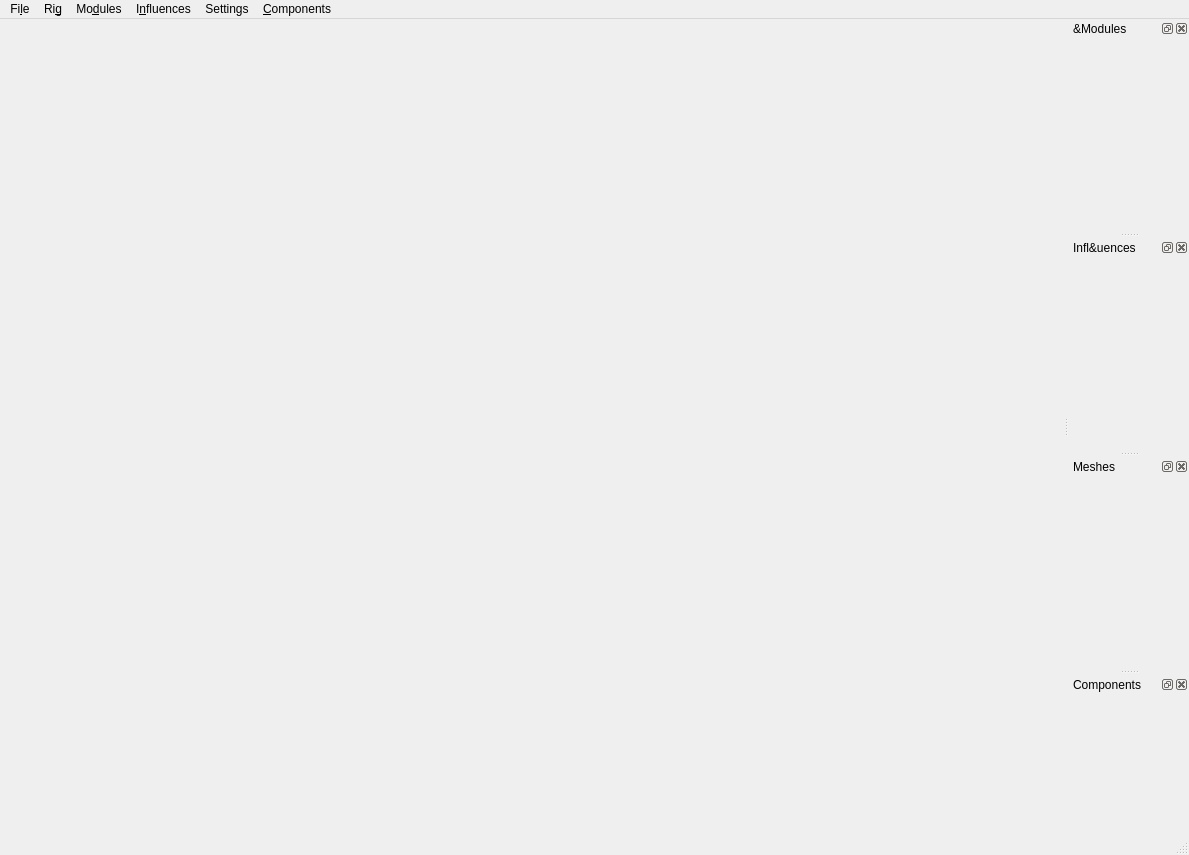
<?xml version="1.0" encoding="UTF-8"?>
<ui version="4.0">
 <class>OpenRiggingToolkit</class>
 <widget class="QMainWindow" name="OpenRiggingToolkit">
  <property name="geometry">
   <rect>
    <x>0</x>
    <y>0</y>
    <width>1189</width>
    <height>855</height>
   </rect>
  </property>
  <property name="sizePolicy">
   <sizepolicy hsizetype="Preferred" vsizetype="Expanding">
    <horstretch>0</horstretch>
    <verstretch>0</verstretch>
   </sizepolicy>
  </property>
  <property name="windowTitle">
   <string>Open Rigging Toolkit</string>
  </property>
  <widget class="QWidget" name="centralwidget">
   <layout class="QHBoxLayout" name="horizontalLayout">
    <item>
     <widget class="QStackedWidget" name="stackedWidget">
      <property name="currentIndex">
       <number>0</number>
      </property>
      <widget class="QWidget" name="page_1">
       <layout class="QVBoxLayout" name="verticalLayout_9">
        <property name="leftMargin">
         <number>0</number>
        </property>
        <property name="topMargin">
         <number>0</number>
        </property>
        <property name="rightMargin">
         <number>0</number>
        </property>
        <property name="bottomMargin">
         <number>0</number>
        </property>
        <item>
         <widget class="WidgetWelcome" name="widget_welcome" native="true">
          <property name="sizePolicy">
           <sizepolicy hsizetype="Preferred" vsizetype="Preferred">
            <horstretch>0</horstretch>
            <verstretch>0</verstretch>
           </sizepolicy>
          </property>
         </widget>
        </item>
       </layout>
      </widget>
      <widget class="QWidget" name="page_2">
       <layout class="QVBoxLayout" name="verticalLayout_7">
        <property name="leftMargin">
         <number>0</number>
        </property>
        <property name="topMargin">
         <number>0</number>
        </property>
        <property name="rightMargin">
         <number>0</number>
        </property>
        <property name="bottomMargin">
         <number>0</number>
        </property>
        <item>
         <widget class="NodeGraphWidget" name="widget_node_editor" native="true"/>
        </item>
       </layout>
      </widget>
     </widget>
    </item>
   </layout>
  </widget>
  <widget class="QMenuBar" name="menubar">
   <property name="geometry">
    <rect>
     <x>0</x>
     <y>0</y>
     <width>1189</width>
     <height>20</height>
    </rect>
   </property>
   <widget class="QMenu" name="menuFile">
    <property name="title">
     <string>Fi&amp;le</string>
    </property>
    <addaction name="actionImport"/>
    <addaction name="actionExport"/>
    <addaction name="separator"/>
    <addaction name="actionUpdate"/>
   </widget>
   <widget class="QMenu" name="menuRig">
    <property name="title">
     <string>Ri&amp;g</string>
    </property>
    <addaction name="actionBuildAll"/>
    <addaction name="actionUnbuildAll"/>
    <addaction name="actionRebuildAll"/>
   </widget>
   <widget class="QMenu" name="menuJoint">
    <property name="title">
     <string>Mo&amp;dules</string>
    </property>
    <addaction name="actionCreateModule"/>
    <addaction name="actionAddNodeToModule"/>
    <addaction name="actionRemoveNodeFromModule"/>
   </widget>
   <widget class="QMenu" name="menuInfluences">
    <property name="title">
     <string>I&amp;nfluences</string>
    </property>
    <addaction name="actionMirrorJntsLToR"/>
    <addaction name="actionMirrorJntsRToL"/>
    <addaction name="actionMirrorSelection"/>
   </widget>
   <widget class="QMenu" name="menuSettings">
    <property name="title">
     <string>Settings</string>
    </property>
    <addaction name="actionShowPreferences"/>
    <addaction name="actionShowPluginManager"/>
   </widget>
   <widget class="QMenu" name="menuComponents">
    <property name="title">
     <string>&amp;Components</string>
    </property>
    <addaction name="actionCreateComponent"/>
   </widget>
   <addaction name="menuFile"/>
   <addaction name="menuRig"/>
   <addaction name="menuJoint"/>
   <addaction name="menuInfluences"/>
   <addaction name="menuSettings"/>
   <addaction name="menuComponents"/>
  </widget>
  <widget class="QStatusBar" name="statusbar"/>
  <widget class="QDockWidget" name="dockWidget_modules">
   <property name="minimumSize">
    <size>
     <width>120</width>
     <height>50</height>
    </size>
   </property>
   <property name="windowTitle">
    <string>&amp;Modules</string>
   </property>
   <attribute name="dockWidgetArea">
    <number>2</number>
   </attribute>
   <widget class="QWidget" name="dockWidgetContents_modules">
    <layout class="QVBoxLayout" name="verticalLayout_6">
     <item>
      <widget class="WidgetListModules" name="widget_modules" native="true">
       <property name="sizePolicy">
        <sizepolicy hsizetype="Preferred" vsizetype="Expanding">
         <horstretch>0</horstretch>
         <verstretch>0</verstretch>
        </sizepolicy>
       </property>
      </widget>
     </item>
    </layout>
   </widget>
  </widget>
  <widget class="QDockWidget" name="dockWidget_influences">
   <property name="minimumSize">
    <size>
     <width>120</width>
     <height>50</height>
    </size>
   </property>
   <property name="windowTitle">
    <string>Infl&amp;uences</string>
   </property>
   <attribute name="dockWidgetArea">
    <number>2</number>
   </attribute>
   <widget class="QWidget" name="dockWidgetContents_jnts">
    <layout class="QVBoxLayout" name="verticalLayout_8">
     <item>
      <widget class="WidgetListInfluences" name="widget_jnts" native="true">
       <property name="sizePolicy">
        <sizepolicy hsizetype="Preferred" vsizetype="Expanding">
         <horstretch>0</horstretch>
         <verstretch>0</verstretch>
        </sizepolicy>
       </property>
      </widget>
     </item>
    </layout>
   </widget>
  </widget>
  <widget class="QDockWidget" name="dockWidget_meshes">
   <property name="minimumSize">
    <size>
     <width>120</width>
     <height>50</height>
    </size>
   </property>
   <property name="windowTitle">
    <string>Meshes</string>
   </property>
   <attribute name="dockWidgetArea">
    <number>2</number>
   </attribute>
   <widget class="QWidget" name="dockWidgetContents_meshes">
    <layout class="QVBoxLayout" name="verticalLayout_10">
     <item>
      <widget class="WidgetListMeshes" name="widget_meshes" native="true">
       <property name="sizePolicy">
        <sizepolicy hsizetype="Preferred" vsizetype="Expanding">
         <horstretch>0</horstretch>
         <verstretch>0</verstretch>
        </sizepolicy>
       </property>
      </widget>
     </item>
    </layout>
   </widget>
  </widget>
  <widget class="QDockWidget" name="dockWidget">
   <property name="sizePolicy">
    <sizepolicy hsizetype="Preferred" vsizetype="Expanding">
     <horstretch>0</horstretch>
     <verstretch>0</verstretch>
    </sizepolicy>
   </property>
   <property name="windowTitle">
    <string>Components</string>
   </property>
   <attribute name="dockWidgetArea">
    <number>2</number>
   </attribute>
   <widget class="QWidget" name="dockWidgetContents_2">
    <layout class="QVBoxLayout" name="verticalLayout">
     <item>
      <widget class="WidgetListComponentDefinition" name="widget" native="true">
       <property name="sizePolicy">
        <sizepolicy hsizetype="Preferred" vsizetype="Expanding">
         <horstretch>0</horstretch>
         <verstretch>0</verstretch>
        </sizepolicy>
       </property>
      </widget>
     </item>
    </layout>
   </widget>
  </widget>
  <action name="actionUpdate">
   <property name="text">
    <string>&amp;Update All</string>
   </property>
   <property name="toolTip">
    <string>Update</string>
   </property>
  </action>
  <action name="actionImport">
   <property name="text">
    <string>&amp;Import</string>
   </property>
  </action>
  <action name="actionExport">
   <property name="text">
    <string>&amp;Export</string>
   </property>
  </action>
  <action name="actionBuildAll">
   <property name="text">
    <string>&amp;Build All</string>
   </property>
  </action>
  <action name="actionUnbuildAll">
   <property name="text">
    <string>&amp;Unbuild All</string>
   </property>
  </action>
  <action name="actionRebuildAll">
   <property name="text">
    <string>&amp;Rebuild All</string>
   </property>
  </action>
  <action name="actionCreateModule">
   <property name="text">
    <string>&amp;Create Module</string>
   </property>
  </action>
  <action name="actionAddNodeToModule">
   <property name="text">
    <string>&amp;Add Selection</string>
   </property>
  </action>
  <action name="actionRemoveNodeFromModule">
   <property name="text">
    <string>&amp;Remove Selection</string>
   </property>
  </action>
  <action name="actionMirrorJntsLToR">
   <property name="text">
    <string>&amp;Mirror L -&gt; R</string>
   </property>
  </action>
  <action name="actionMirrorJntsRToL">
   <property name="text">
    <string>Mirror &amp;R -&gt; L</string>
   </property>
  </action>
  <action name="actionMirrorSelection">
   <property name="text">
    <string>Mirror &amp;using Selection</string>
   </property>
  </action>
  <action name="actionShowPluginManager">
   <property name="text">
    <string>Plugin &amp;Manager</string>
   </property>
  </action>
  <action name="actionShowPreferences">
   <property name="text">
    <string>&amp;Preferences</string>
   </property>
  </action>
  <action name="actionCreateComponent">
   <property name="text">
    <string>&amp;Create New</string>
   </property>
  </action>
 </widget>
 <customwidgets>
  <customwidget>
   <class>WidgetListModules</class>
   <extends>QWidget</extends>
   <header>..widget_outliner.h</header>
   <container>1</container>
  </customwidget>
  <customwidget>
   <class>WidgetListInfluences</class>
   <extends>QWidget</extends>
   <header>..widget_outliner.h</header>
   <container>1</container>
  </customwidget>
  <customwidget>
   <class>WidgetListMeshes</class>
   <extends>QWidget</extends>
   <header>..widget_outliner.h</header>
   <container>1</container>
  </customwidget>
  <customwidget>
   <class>NodeGraphWidget</class>
   <extends>QWidget</extends>
   <header>..widget_nodegraph.h</header>
   <container>1</container>
  </customwidget>
  <customwidget>
   <class>WidgetListComponentDefinition</class>
   <extends>QWidget</extends>
   <header>..widget_outliner.h</header>
   <container>1</container>
  </customwidget>
  <customwidget>
   <class>WidgetWelcome</class>
   <extends>QWidget</extends>
   <header>..WidgetWelcome.h</header>
   <container>1</container>
  </customwidget>
 </customwidgets>
 <resources/>
 <connections/>
</ui>
